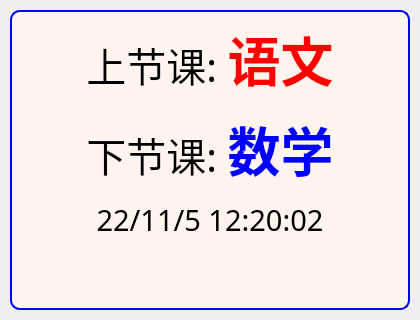
<?xml version="1.0" encoding="UTF-8"?>
<ui version="4.0">
 <class>classShowing</class>
 <widget class="QWidget" name="classShowing">
  <property name="geometry">
   <rect>
    <x>0</x>
    <y>0</y>
    <width>420</width>
    <height>320</height>
   </rect>
  </property>
  <property name="font">
   <font>
    <family>微软雅黑</family>
    <pointsize>10</pointsize>
   </font>
  </property>
  <property name="windowTitle">
   <string>Form</string>
  </property>
  <property name="windowOpacity">
   <double>0.800000000000000</double>
  </property>
  <widget class="QWidget" name="widget" native="true">
   <property name="geometry">
    <rect>
     <x>10</x>
     <y>10</y>
     <width>400</width>
     <height>300</height>
    </rect>
   </property>
   <property name="font">
    <font>
     <family>微软雅黑</family>
     <pointsize>10</pointsize>
    </font>
   </property>
   <property name="styleSheet">
    <string notr="true">.QWidget{border-radius: 10px;background-color: rgb(255, 245, 238);border: 2px solid blue;}</string>
   </property>
   <widget class="QLabel" name="label">
    <property name="geometry">
     <rect>
      <x>10</x>
      <y>10</y>
      <width>380</width>
      <height>280</height>
     </rect>
    </property>
    <property name="font">
     <font>
      <family>微软雅黑</family>
      <pointsize>36</pointsize>
     </font>
    </property>
    <property name="text">
     <string>&lt;html&gt;&lt;head/&gt;&lt;body&gt;&lt;p align=&quot;center&quot;&gt;&lt;span style=&quot; font-size:30pt;&quot;&gt;上节课: &lt;/span&gt;&lt;span style=&quot; font-size:40pt; font-weight:600; color:#ff0000;&quot;&gt;语文&lt;/span&gt;&lt;/p&gt;&lt;p align=&quot;center&quot;&gt;&lt;span style=&quot; font-size:30pt;&quot;&gt;下节课: &lt;/span&gt;&lt;span style=&quot; font-size:40pt; font-weight:600; color:#0000ff;&quot;&gt;数学&lt;/span&gt;&lt;/p&gt;&lt;p align=&quot;center&quot;&gt;&lt;span style=&quot; font-size:22pt; color:#000000;&quot;&gt;22/11/5 12:20:02&lt;/span&gt;&lt;/p&gt;&lt;/body&gt;&lt;/html&gt;</string>
    </property>
    <property name="textFormat">
     <enum>Qt::RichText</enum>
    </property>
    <property name="alignment">
     <set>Qt::AlignLeading|Qt::AlignLeft|Qt::AlignTop</set>
    </property>
    <property name="wordWrap">
     <bool>true</bool>
    </property>
   </widget>
  </widget>
 </widget>
 <resources/>
 <connections/>
</ui>
